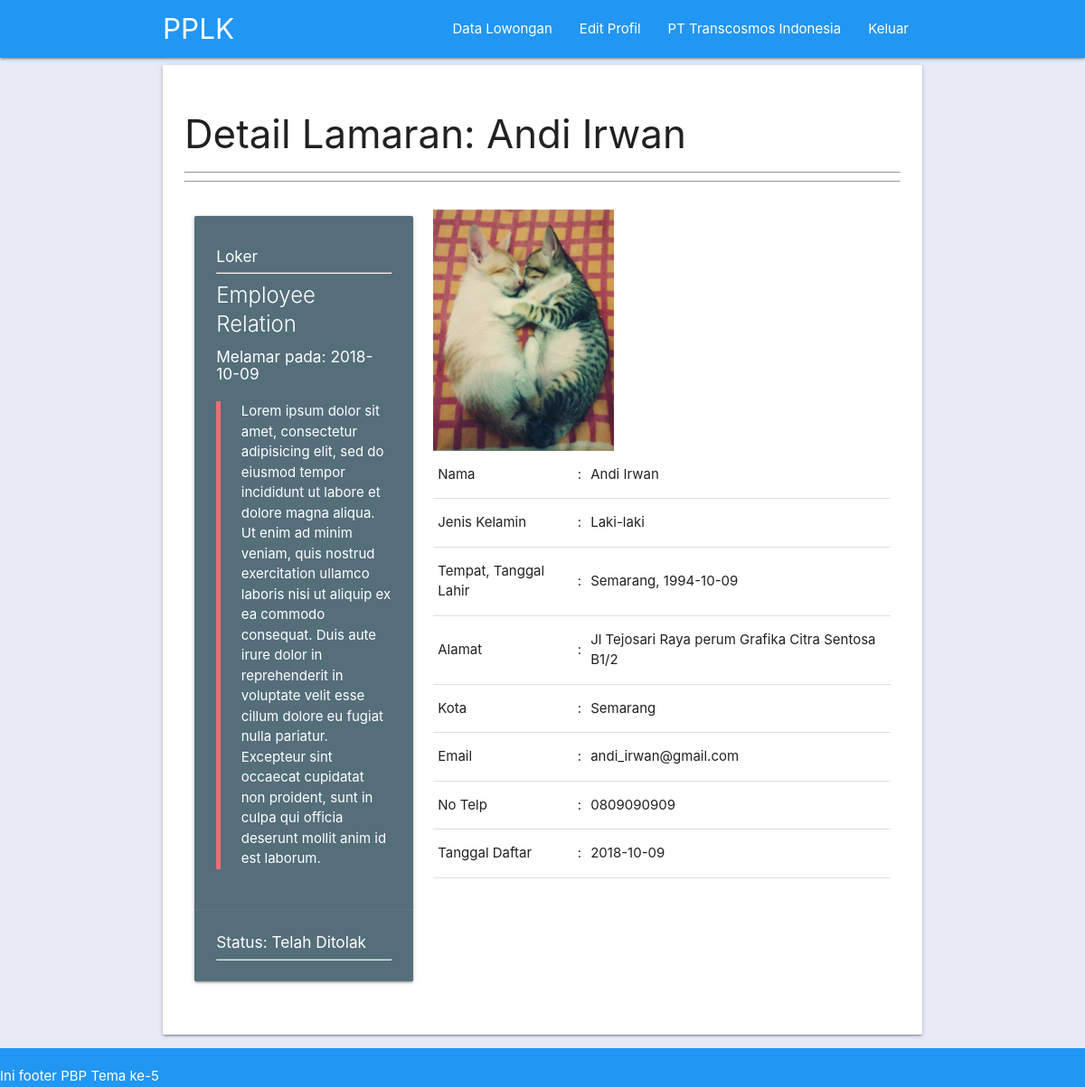
/detail_apply_loker.php?idapply=1 (signed in), run on an earlier commit of the app's database.
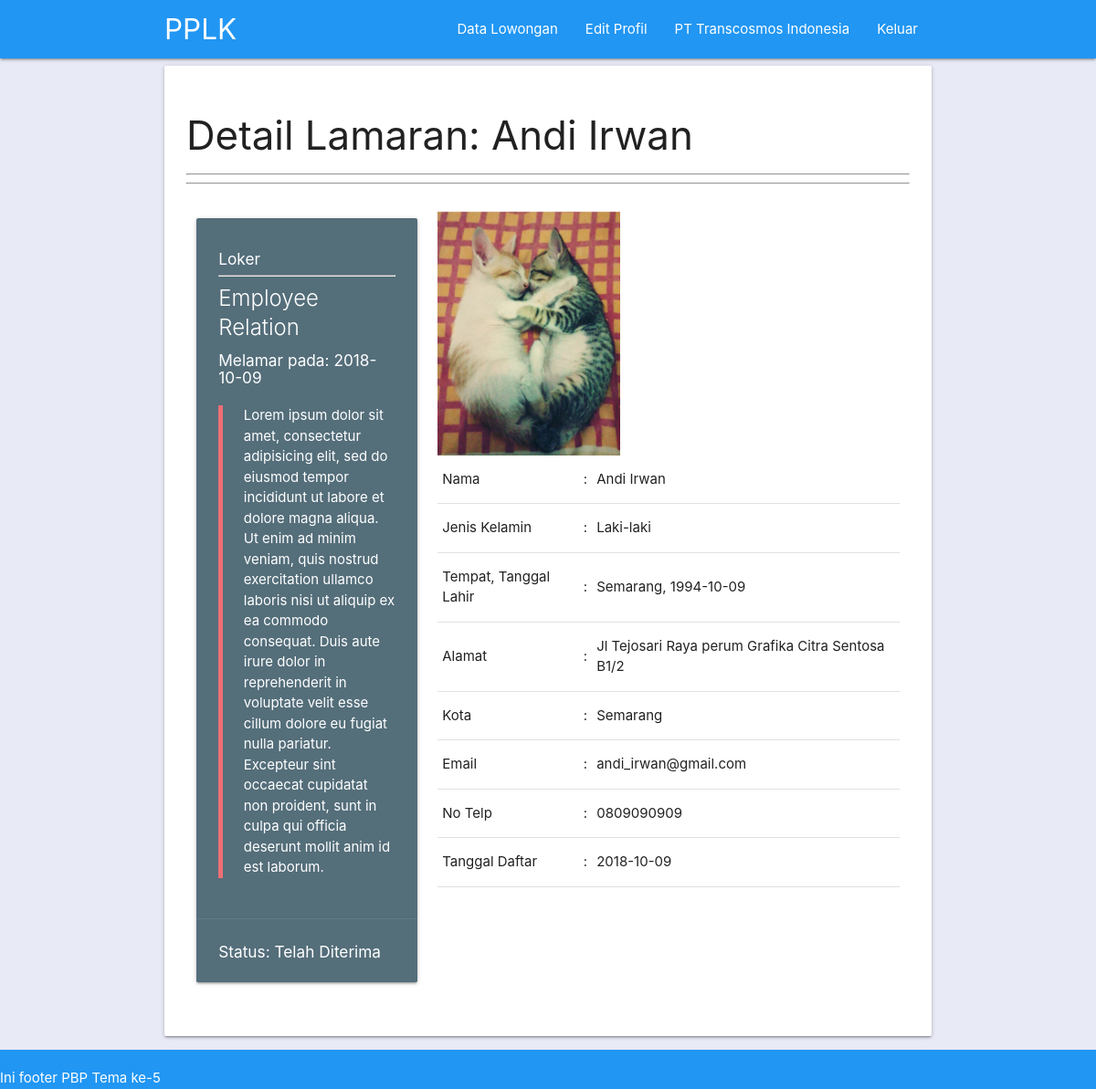
And on a later commit of the database.
### tables this page shows
CREATE TABLE `perusahaan` (
  `idperusahaan` int(11) NOT NULL,
  `nama` varchar(50) NOT NULL,
  `password` varchar(255) NOT NULL,
  `nama_pemilik` varchar(50) NOT NULL,
  `alamat` text NOT NULL,
  `kota` varchar(50) NOT NULL,
  `email` varchar(50) NOT NULL,
  `no_telp` varchar(50) NOT NULL,
  `tgl_daftar` date DEFAULT NULL
);

CREATE TABLE `pencaker` (
  `idpencaker` int(11) NOT NULL,
  `nama` varchar(50) NOT NULL,
  `password` varchar(50) NOT NULL,
  `jenis_kelamin` set('Laki-laki','Perempuan') NOT NULL,
  `tempat_lahir` varchar(50) NOT NULL,
  `tanggal_lahir` date NOT NULL,
  `alamat` varchar(50) NOT NULL,
  `kota` varchar(50) NOT NULL,
  `email` varchar(50) NOT NULL,
  `no_telp` varchar(50) NOT NULL,
  `foto` varchar(50) NOT NULL DEFAULT 'uploads/anonim.png',
  `bidang_pekerjaan` varchar(50) NOT NULL,
  `tgl_daftar` date NOT NULL
);

CREATE TABLE `loker` (
  `idloker` int(11) NOT NULL,
  `idperusahaan` int(11) NOT NULL,
  `nama` varchar(50) NOT NULL,
  `idbidang` int(11) NOT NULL,
  `idtingkat_pendidikan` int(11) NOT NULL,
  `tipe` varchar(50) DEFAULT NULL,
  `usia_min` int(50) DEFAULT NULL,
  `usia_max` int(50) DEFAULT NULL,
  `gaji_min` int(50) DEFAULT NULL,
  `gaji_max` int(50) DEFAULT NULL,
  `nama_cp` varchar(50) DEFAULT NULL,
  `email_cp` varchar(50) DEFAULT NULL,
  `no_telp_cp` varchar(50) DEFAULT NULL,
  `tgl_insert` date DEFAULT NULL,
  `tgl_update` date DEFAULT NULL,
  `tgl_expired` date DEFAULT NULL,
  `deskripsi_loker` text
);

CREATE TABLE `apply_loker` (
  `idapply` int(11) NOT NULL,
  `idloker` int(11) NOT NULL,
  `idpencaker` int(11) NOT NULL,
  `tgl_apply` date DEFAULT NULL,
  `status` set('Proses Seleksi','Panggilan Tes','Diterima','Ditolak') NOT NULL
);

### classes/Session.php (called while the page is built, shortened)
<?php
class Session{
  public static function isOn($nama){
    return (isset($_SESSION[$nama])) ? true : false ;
  }
  public static function getSession($nama)
  {
    return $_SESSION[$nama];
  }
}
?>

### classes/Database.php (called while the page is built, shortened)
<?php
class Database
{
  private static $connection = null;
  private $mysqli,
          $HOST = 'localhost',
          $USER = 'root',
          $PASSWORD = '',
          $DBNAME = 'pbp_pplk';
  function __construct()
  {
    $this->mysqli = new mysqli($this->HOST, $this->USER, $this->PASSWORD, $this->DBNAME);
  }
  public static function getConnection(){
    if(!isset(self::$connection))
    {
      self::$connection = new Database();
    }
    return self::$connection;
  }
  public function get_info ($table, $column, $value)
  {
    if(!is_int($value))
    {
      $value = "'". $value ."'";
      $query = "SELECT * FROM $table WHERE $column = $value";
      $result = $this->mysqli->query($query);
      while($row = $result->fetch_assoc())
      {
        return $row;
      }
    }
  }
}
 ?>

### core/Init.php (called while the page is built, shortened)
<?php
$perusahaan = new Perusahaan();
if(Session::isOn('perusahaan'))
{
 $perusahaan_data = $perusahaan->get_data(Session::getSession('perusahaan'));
 $loker = new Loker();
 $apply_loker = new ApplyLoker();
 $pencaker = new Pencaker();
}
?>

### classes/Perusahaan.php (called while the page is built, shortened)
<?php
class Perusahaan
{
  private $_db;
  function __construct()
  {
    $this->_db = Database::getConnection();
  }
  public function check_email($email)
  {
    $data = $this->_db->get_info('perusahaan','email',$email);
    if(empty($data)) return false;
    else return true;
  }
  public function get_data($email)
  {
    if($this->check_email($email))
    {
      return $this->_db->get_info('perusahaan','email',$email);
    } else
    {
      return die('Nama user tidak terdaftar');
    }
  }
}
 ?>

### classes/Input.php (called while the page is built)
<?php
class Input
{
  public static function get($name)
  {
    if(isset($_POST[$name]))
    {
      return $_POST[$name];
    }
    elseif (isset($_GET[$name]))
    {
      return $_GET[$name];
    }
    return false;
  }
}
 ?>

### classes/ApplyLoker.php (called while the page is built, shortened)
<?php
class ApplyLoker
{
  function __construct()
  {
    $this->_db = Database::getConnection();
  }
  public function get_data($id)
  {
    return $this->_db->get_info('apply_loker','idapply', $id);
  }
}
 ?>

### classes/Pencaker.php (called while the page is built)
<?php
class Pencaker
{
  function __construct()
  {
    $this->_db = Database::getConnection();
  }
  public function get_data($id)
  {
    return $this->_db->get_info('pencaker','idpencaker', $id);
  }
}
 ?>

### classes/Loker.php (called while the page is built, shortened)
<?php
class Loker
{
  function __construct()
  {
    $this->_db = Database::getConnection();
  }
  public function get_data($id)
  {
    return $this->_db->get_info('loker','idloker', $id);
  }
}
 ?>

### detail_apply_loker.php (the view, shortened to what this page needs)
<?php
require_once "core/init.php";
$apply_loker_data = $apply_loker->get_data(Input::get('idapply'));
$pencaker_data = $pencaker->get_data($apply_loker_data['idpencaker']);
$loker_data = $loker->get_data($apply_loker_data['idloker']);
require_once "template/header.php"
?>
<main>
<div class="container">
  <div class="card-panel">
    <h3>Detail Lamaran: <?php echo $pencaker_data['nama'] ?></h3>
    <hr>
    <hr><br>
    <div class="row">
      <div class="col s4">
        <div class="card blue-grey darken-1">
          <div class="card-content white-text">
            <h6>Loker</h6>
            <hr>
            <span class="card-title"><?php echo $loker_data['nama'] ?></span>
            <h6>Melamar pada: <?php echo $apply_loker_data['tgl_apply'] ?></h6>
            <blockquote>
              <?php echo $loker_data['deskripsi_loker'] ?>
            </blockquote>
          </div>
          <div class="card-action">
            <?php if ($apply_loker_data['status']=="Proses Seleksi"){ ?>
            <h6 class="white-text">Status: Proses Seleksi</h6>
            <hr>
            <p class="white-text">Lanjutkan Status:</p>
              <a href="detail_apply_loker.php?idapply=<?php echo $apply_loker_data['idapply'] ?>&status=panggilan">Panggilan Tes</a>
              <a href="detail_apply_loker.php?idapply=<?php echo $apply_loker_data['idapply'] ?>&status=tolak">Ditolak</a>
            <?php } elseif ($apply_loker_data['status']=="Diterima") { ?>
              <h6 class="white-text">Status: Telah Diterima</h6>
            <?php } elseif ($apply_loker_data['status']=="Ditolak") { ?>
              <h6 class="white-text">Status: Telah Ditolak</h6>
              <hr class="red">
            <?php } ?>
          </div>
        </div>
      </div>
      <div class="col s8">
        <img class="materialboxed" width="200" src="<?php echo $pencaker_data['foto'] ?>">
        <table>
          <tr>
            <td>Nama</td>
            <td>:</td>
            <td><?php echo $pencaker_data['nama'] ?></td>
          </tr>
          <tr>
            <td>Jenis Kelamin</td>
            <td>:</td>
            <td><?php echo $pencaker_data['jenis_kelamin'] ?></td>
          </tr>
          <tr>
            <td>Tempat, Tanggal Lahir</td>
            <td>:</td>
            <td><?php echo $pencaker_data['tempat_lahir'] ?>, <?php echo $pencaker_data['tanggal_lahir'] ?></td>
          </tr>
          <tr>
            <td>Alamat</td>
            <td>:</td>
            <td><?php echo $pencaker_data['alamat'] ?></td>
          </tr>
          <tr>
            <td>Kota</td>
            <td>:</td>
            <td><?php echo $pencaker_data['kota'] ?></td>
          </tr>
          <tr>
            <td>Email</td>
            <td>:</td>
            <td><?php echo $pencaker_data['email'] ?></td>
          </tr>
          <tr>
            <td>No Telp</td>
            <td>:</td>
            <td><?php echo $pencaker_data['no_telp'] ?></td>
          </tr>
          <tr>
            <td>Tanggal Daftar</td>
            <td>:</td>
            <td><?php echo $pencaker_data['tgl_daftar'] ?></td>
          </tr>
        </table>
      </div>
    </div>
  </div>
</div>
</main>
<?php require_once "template/footer.php"; ?>

### template/header.php (shortened to what this page needs)
<!DOCTYPE html>
<html lang="en" dir="ltr">
  <head>
    <link rel="stylesheet" href="assets/css/materialize.min.css">
    <link href="assets/css/tema.css" rel="stylesheet">
  </head>
  <body class="indigo lighten-5">
    <header>
      <nav class="serious-error">
          <div class="container nav-wrapper ">
            <a href="#!" class="brand-logo">PPLK</a>
            <ul class="right hide-on-med-and-down">
              <?php if(Session::isOn('perusahaan')){?>
              <li><a href="data_lowongan.php">Data Lowongan</a></li>
              <li><a href="edit_profil.php">Edit Profil</a></li>
              <li><a href="profil.php"><?php echo $perusahaan_data['nama'] ?></a></li>
              <li><a href="keluar.php">Keluar</a></li>
              <?php } else {?>
              <li><a href="pendaftaran_pencaker.php">Pendaftaran Pencaker</a></li>
              <li><a href="pendaftaran_perusahaan.php">Pendaftaran Perusahaan</a></li>
              <li><a href="masuk.php">Masuk</a></li>
              <?php } ?>
            </ul>
          </div>
        </nav>
    </header>

### template/footer.php (shortened to what this page needs)
    <footer class="page-footer">
      Ini footer PBP Tema ke-5
    </footer>
  </body>
</html>

### assets/css/tema.css (style rules this page uses)
body { display: flex; min-height: 100vh; flex-direction: column; }
main { flex: 1 0 auto; }
nav,footer { background-color: #2196F3 !important; }

What changed in the data, as far as the page shows it:
changed apply_loker: status "Ditolak" → "Diterima" (drawn)
Also different on the page:
text no longer shown: "Status: Telah Ditolak"
text now shown: "Status: Telah Diterima"
